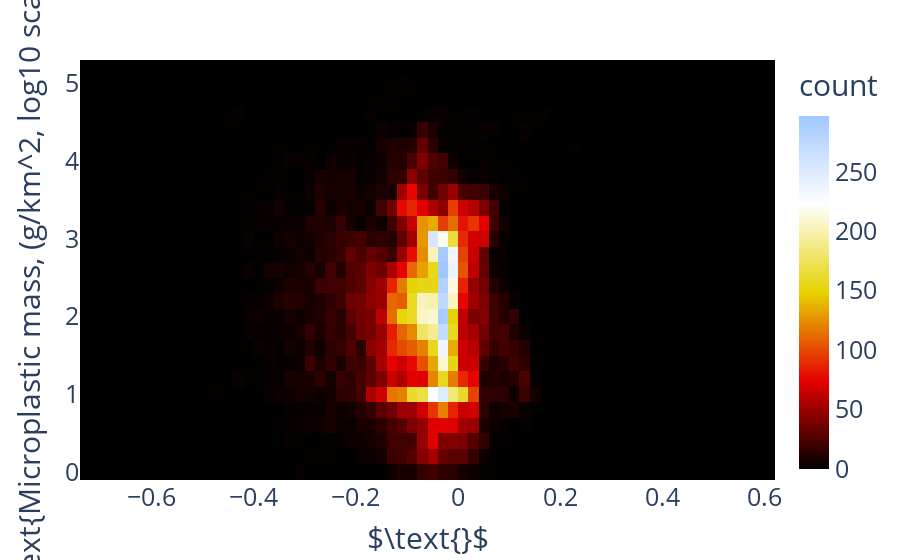

The notebook cell saved with this chart:
### Code cell
fig = px.density_heatmap(df, y="micro_mass", x="mss_ano_w_gdt_pasific" , color_continuous_scale=px.colors.sequential.Blackbody)
fig.update_layout(
    xaxis_title= r"$\text{}$",
    yaxis_title= r"$\text{Microplastic mass, (g/km^2, log10 scale)}$",
    legend_title="Legend Title",
    font=dict(size=25,),
)
fig.show()

### Figure 1 — Plotly figure (JSON) as saved in the notebook; plotly's stock layout.template omitted (floating-point values rounded to 4 significant figures; data arrays with more than 128 entries replaced by an {"elided": "..."} marker saying what was removed)
{"data": [{"coloraxis": "coloraxis", "hovertemplate": "mss_ano_w_gdt_pasific=%{x}<br>micro_mass=%{y}<br>count=%{z}<extra></extra>", "name": "", "type": "histogram2d", "x": {"elided": "20918 float values"}, "xaxis": "x", "xbingroup": "x", "y": {"elided": "20918 float values"}, "yaxis": "y", "ybingroup": "y"}], "layout": {"coloraxis": {"colorbar": {"title": {"text": "count"}}, "colorscale": [[0, "rgb(0,0,0)"], [0.25, "rgb(230,0,0)"], [0.5, "rgb(230,210,0)"], [0.75, "rgb(255,255,255)"], [1, "rgb(160,200,255)"]]}, "font": {"size": 25}, "legend": {"title": {"text": "Legend Title"}, "tracegroupgap": 0}, "margin": {"t": 60}, "xaxis": {"anchor": "y", "domain": [0, 1], "title": {"text": "$\\text{}$"}}, "yaxis": {"anchor": "x", "domain": [0, 1], "title": {"text": "$\\text{Microplastic mass, (g/km^2, log10 scale)}$"}}}}
